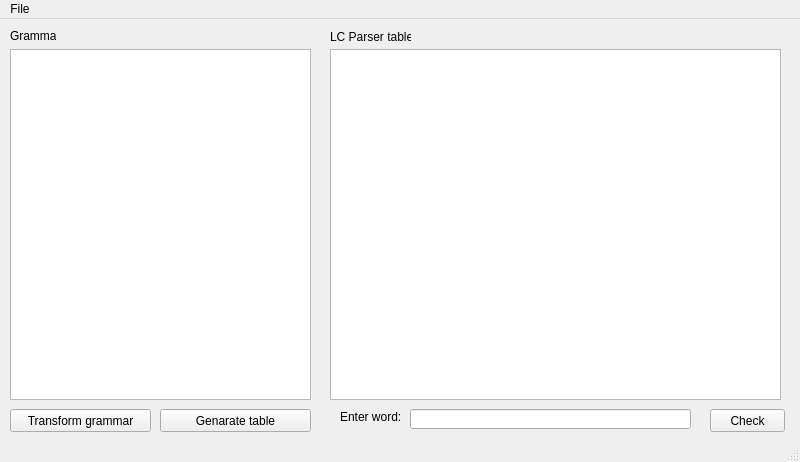
<?xml version="1.0" encoding="UTF-8"?>
<ui version="4.0">
 <class>MainWindow</class>
 <widget class="QMainWindow" name="MainWindow">
  <property name="geometry">
   <rect>
    <x>0</x>
    <y>0</y>
    <width>800</width>
    <height>462</height>
   </rect>
  </property>
  <property name="windowTitle">
   <string>LC Parser Visualizer</string>
  </property>
  <widget class="QWidget" name="centralwidget">
   <widget class="QTextEdit" name="grammarTextEdit">
    <property name="geometry">
     <rect>
      <x>10</x>
      <y>30</y>
      <width>301</width>
      <height>351</height>
     </rect>
    </property>
    <property name="html">
     <string>&lt;!DOCTYPE HTML PUBLIC &quot;-//W3C//DTD HTML 4.0//EN&quot; &quot;http://www.w3.org/TR/REC-html40/strict.dtd&quot;&gt;
&lt;html&gt;&lt;head&gt;&lt;meta name=&quot;qrichtext&quot; content=&quot;1&quot; /&gt;&lt;style type=&quot;text/css&quot;&gt;
p, li { white-space: pre-wrap; }
&lt;/style&gt;&lt;/head&gt;&lt;body style=&quot; font-family:'MS Shell Dlg 2'; font-size:8.25pt; font-weight:400; font-style:normal;&quot;&gt;
&lt;p style=&quot;-qt-paragraph-type:empty; margin-top:0px; margin-bottom:0px; margin-left:0px; margin-right:0px; -qt-block-indent:0; text-indent:0px; font-size:8pt;&quot;&gt;&lt;br /&gt;&lt;/p&gt;&lt;/body&gt;&lt;/html&gt;</string>
    </property>
   </widget>
   <widget class="QTableWidget" name="parserTableWidget">
    <property name="geometry">
     <rect>
      <x>330</x>
      <y>30</y>
      <width>451</width>
      <height>351</height>
     </rect>
    </property>
   </widget>
   <widget class="QLabel" name="grammarLabel">
    <property name="geometry">
     <rect>
      <x>10</x>
      <y>10</y>
      <width>46</width>
      <height>13</height>
     </rect>
    </property>
    <property name="text">
     <string>Grammar:</string>
    </property>
   </widget>
   <widget class="QLabel" name="parserTableLabel">
    <property name="geometry">
     <rect>
      <x>330</x>
      <y>10</y>
      <width>81</width>
      <height>16</height>
     </rect>
    </property>
    <property name="text">
     <string>LC Parser table:</string>
    </property>
   </widget>
   <widget class="QLineEdit" name="wordLineEdit">
    <property name="geometry">
     <rect>
      <x>410</x>
      <y>390</y>
      <width>281</width>
      <height>20</height>
     </rect>
    </property>
   </widget>
   <widget class="QPushButton" name="transformGrammarButton">
    <property name="geometry">
     <rect>
      <x>10</x>
      <y>390</y>
      <width>141</width>
      <height>23</height>
     </rect>
    </property>
    <property name="text">
     <string>Transform grammar</string>
    </property>
   </widget>
   <widget class="QPushButton" name="generateTableButton">
    <property name="geometry">
     <rect>
      <x>160</x>
      <y>390</y>
      <width>151</width>
      <height>23</height>
     </rect>
    </property>
    <property name="text">
     <string>Genarate table</string>
    </property>
   </widget>
   <widget class="QPushButton" name="checkWordButton">
    <property name="geometry">
     <rect>
      <x>710</x>
      <y>390</y>
      <width>75</width>
      <height>23</height>
     </rect>
    </property>
    <property name="text">
     <string>Check</string>
    </property>
   </widget>
   <widget class="QLabel" name="enterWordLabel">
    <property name="geometry">
     <rect>
      <x>340</x>
      <y>390</y>
      <width>61</width>
      <height>16</height>
     </rect>
    </property>
    <property name="text">
     <string>Enter word:</string>
    </property>
   </widget>
  </widget>
  <widget class="QMenuBar" name="menubar">
   <property name="geometry">
    <rect>
     <x>0</x>
     <y>0</y>
     <width>800</width>
     <height>21</height>
    </rect>
   </property>
   <widget class="QMenu" name="menuFile">
    <property name="title">
     <string>File</string>
    </property>
    <addaction name="actionNew"/>
    <addaction name="actionLoad"/>
    <addaction name="actionSave"/>
    <addaction name="actionSave_as"/>
    <addaction name="separator"/>
    <addaction name="actionExit"/>
   </widget>
   <addaction name="menuFile"/>
  </widget>
  <widget class="QStatusBar" name="statusbar"/>
  <action name="actionNew">
   <property name="text">
    <string>New</string>
   </property>
  </action>
  <action name="actionLoad">
   <property name="text">
    <string>Load</string>
   </property>
  </action>
  <action name="actionSave">
   <property name="text">
    <string>Save</string>
   </property>
  </action>
  <action name="actionSave_as">
   <property name="text">
    <string>Save as...</string>
   </property>
  </action>
  <action name="actionExit">
   <property name="text">
    <string>Exit</string>
   </property>
  </action>
 </widget>
 <resources/>
 <connections/>
</ui>
